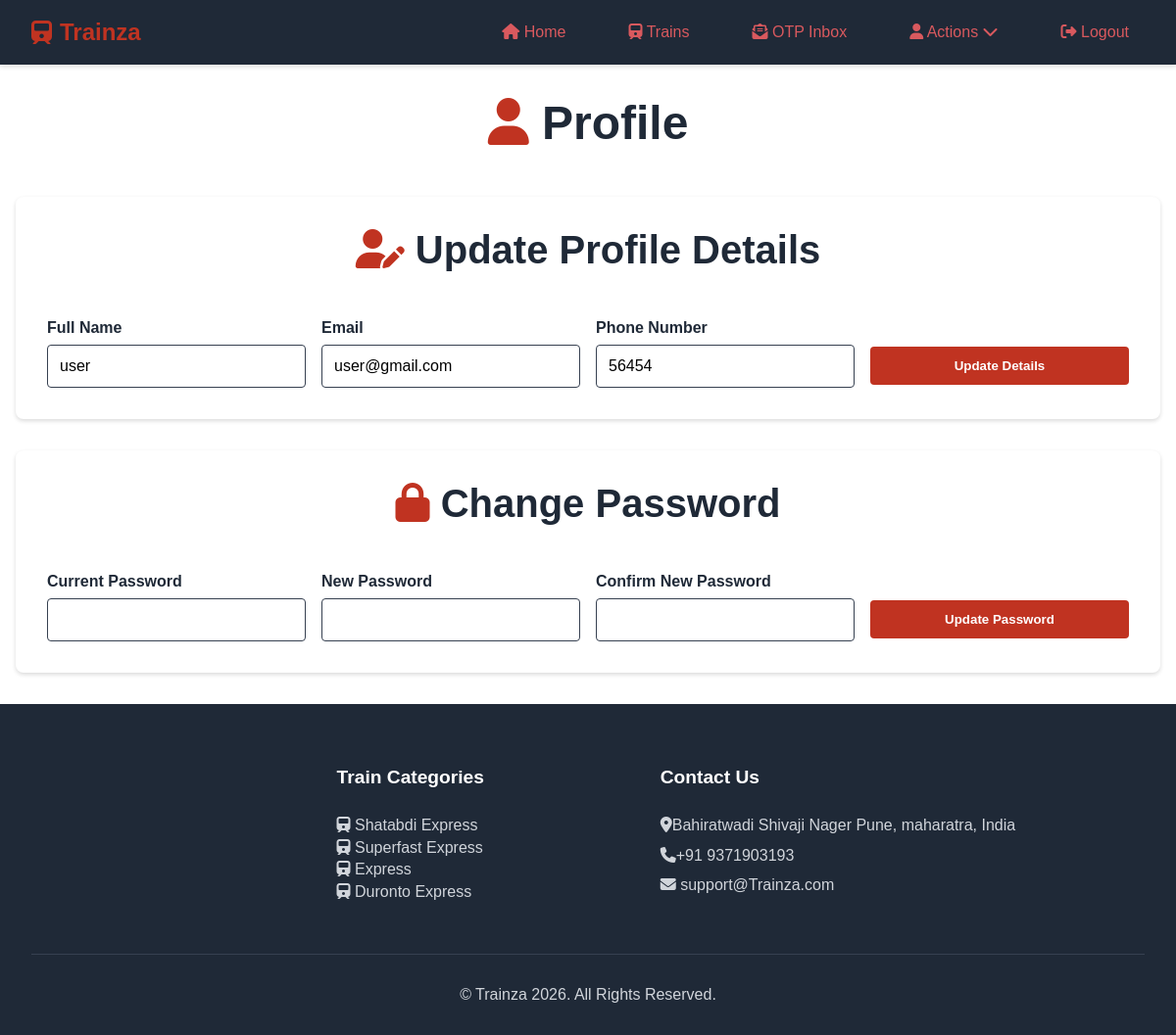
The app's page /profile.php (signed in) with its own data.
### tables this page shows
CREATE TABLE `users` (
  `user_id` int(11) NOT NULL,
  `name` varchar(255) NOT NULL,
  `phone_number` varchar(15) NOT NULL,
  `email` varchar(255) NOT NULL,
  `password` varchar(255) NOT NULL,
  `role` tinyint(1) NOT NULL DEFAULT 0
);

### include/_profile.php (called while the page is built, shortened)
<?php
require_once "include/db.php";
$user_id = $_SESSION['user_id'];
$stmt = $conn->prepare("SELECT name, email, phone_number FROM users WHERE user_id = ?");
$stmt->bind_param("i", $user_id);
$stmt->execute();
$result = $stmt->get_result();
$user = $result->fetch_assoc();
?>

### profile.php (the view, shortened to what this page needs)
<?php require 'include/_profile.php'?>
<!DOCTYPE html>
<html lang="en">
<head>
    <link rel="stylesheet" href="https://cdnjs.cloudflare.com/ajax/libs/font-awesome/6.5.1/css/all.min.css">
    <link rel="stylesheet" href="css/global.css">
</head>
<body>
    <?php include 'include/nav.php'; ?>
    <main>
        <h1><i class="fas fa-user"></i> Profile</h1>
        <div class="form-section">
            <h2><i class="fas fa-user-edit"></i> Update Profile Details</h2>
            <form action="" method="POST">
                <div class="form-group">
                    <label for="name">Full Name</label>
                    <input type="text" id="name" name="name" value="<?php echo htmlspecialchars($user['name']); ?>" required>
                </div>
                <div class="form-group">
                    <label for="email">Email</label>
                    <input type="email" id="email" name="email" value="<?php echo htmlspecialchars($user['email']); ?>" required>
                </div>
                <div class="form-group">
                    <label for="phone">Phone Number</label>
                    <input type="tel" id="phone" name="phone" value="<?php echo htmlspecialchars($user['phone_number']); ?>" required>
                </div>
                <div class="form-group">
                    <button type="submit" name="update_details" class="action-btn">Update Details</button>
                </div>
            </form>
        </div>
        <div class="form-section">
            <h2><i class="fas fa-lock"></i> Change Password</h2>
            <form action="" method="POST">
                <div class="form-group">
                    <label for="current_password">Current Password</label>
                    <input type="password" id="current_password" name="current_password" required>
                </div>
                <div class="form-group">
                    <label for="new_password">New Password</label>
                    <input type="password" id="new_password" name="new_password" required>
                </div>
                <div class="form-group">
                    <label for="confirm_password">Confirm New Password</label>
                    <input type="password" id="confirm_password" name="confirm_password" required>
                </div>
                <div class="form-group">
                    <button type="submit" name="update_password" class="action-btn">Update Password</button>
                </div>
            </form>
        </div>
    </main>
    <?php include 'include/footer.php'; ?>
</body>
</html>

### css/global.css (style rules this page uses)
:root { --primary-color: #c03321; --primary-hover: #dd3636; --primary-light: #eaf0f6; --text-color: #d9595e; --text-dark: #1f2937; --text-light: #6b7280; --bg-light: #fcf8fb; --bg-dark: #1f2937; --bg-white: #fff; --border-color: #374151; --shadow-color: rgba(0, 0, 0, 0.144); --shadow-hover: rgba(0, 0, 0, 0.15); --hero-overlay: rgba(0, 0, 0, 0.66); --shadow-primary: rgba(37, 99, 235, 0.2); --shadow-primary-hover: rgba(37, 99, 235, 0.3); }
* { margin: 0; padding: 0; box-sizing: border-box; font-family: "Arial", sans-serif; }
main { max-width: 1200px; margin: 2rem auto; padding: 0 1rem; }
h1 { font-size: 3rem; }
.form-section { background: var(--bg-white); padding: 2rem; border-radius: 8px; box-shadow: 0 2px 4px var(--shadow-color); margin-bottom: 2rem; }
form { display: grid; grid-template-columns: repeat(auto-fit, minmax(200px, 1fr)); gap: 1rem; }
.form-group { display: flex; flex-direction: column; gap: 0.5rem; justify-content: center; }
.form-group label { font-weight: 600; color: var(--text-dark); }
.form-group input, .form-group select { padding: 0.75rem; border: 1px solid var(--border-color); border-radius: 4px; font-size: 1rem; }
.action-btn { background: var(--primary-color); color: white; padding: 0.75rem 1.5rem; border: none; border-radius: 4px; cursor: pointer; font-weight: 600; transition: all 0.3s; margin-top: 1.5rem; }

### records on screen
users: name "user", email "user@gmail.com", phone "56454"

### other values on screen
$category "Shatabdi Express"
$category "Superfast Express"
$category "Express"
$category "Duronto Express"
